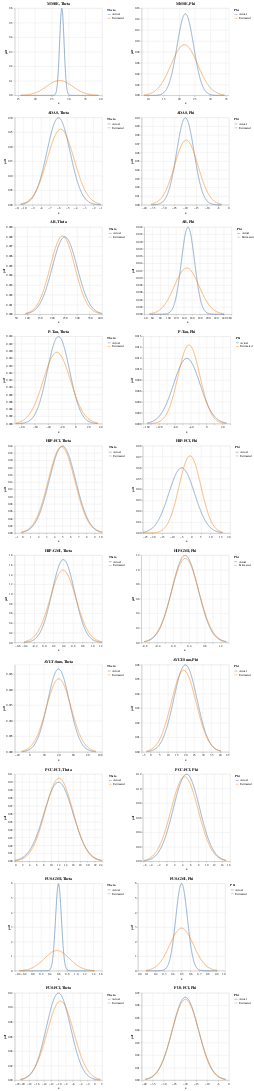

The notebook cell this image was saved under:
### Code cell
charts = []
for n in biomarkers: 
    theta_mean, theta_std, theta_mean_est, theta_std_est, phi_mean, phi_std, phi_mean_est, phi_std_est = obtain_theta_phi_params(
    n, estimate_df, truth)
    mean1, std1 = theta_mean, theta_std
    mean2, std2 = theta_mean_est, theta_std_est

    # Generating points on the x axis
    x_thetas = np.linspace(min(mean1 - 3*std1, mean2 - 3*std2), 
                    max(mean1 + 3*std1, mean2 + 3*std2), 1000)

    # Creating DataFrames for each distribution
    df1 = pd.DataFrame({'x': x_thetas, 'pdf': norm.pdf(x_thetas, mean1, std1), 'Distribution': 'Actual'})
    df2 = pd.DataFrame({'x': x_thetas, 'pdf': norm.pdf(x_thetas, mean2, std2), 'Distribution': 'Estimated'})

    # Combining the DataFrames
    df3 = pd.concat([df1, df2])

    # Altair plot
    chart_theta = alt.Chart(df3).mark_line().encode(
        x='x',
        y='pdf',
        color=alt.Color('Distribution:N', legend=alt.Legend(title="Theta"))
    ).properties(
        title=f'{n}, Theta'
        )

    mean1, std1 = phi_mean, phi_std
    mean2, std2 = phi_mean_est, phi_std_est

    # Generating points on the x axis
    x_phis = np.linspace(min(mean1 - 3*std1, mean2 - 3*std2), 
                    max(mean1 + 3*std1, mean2 + 3*std2), 1000)

    # Creating DataFrames for each distribution
    df1 = pd.DataFrame({'x': x_phis, 'pdf': norm.pdf(x_phis, mean1, std1), 'Distribution': 'Actual'})
    df2 = pd.DataFrame({'x': x_phis, 'pdf': norm.pdf(x_phis, mean2, std2), 'Distribution': 'Estimated'})

    # Combining the DataFrames
    df3 = pd.concat([df1, df2])

    # Altair plot
    chart_phi = alt.Chart(df3).mark_line().encode(
        x='x',
        y='pdf',
        color=alt.Color('Distribution:N', legend=alt.Legend(title="Phi"))
    ).properties(
        title=f'{n}, Phi'
        )
    
    # Concatenate theta and phi charts horizontally
    hconcat_chart = alt.hconcat(chart_theta, chart_phi).resolve_scale(color="independent")

    # Append the concatenated chart to the list of charts
    charts.append(hconcat_chart)
# Concatenate all the charts vertically
final_chart = alt.vconcat(*charts)

# Display the final chart
final_chart.display()

### Figure 1 — Vega-Lite specification as saved in the notebook (floating-point values rounded to 4 significant figures; data arrays with more than 128 entries replaced by an {"elided": "..."} marker saying what was removed)
{"config": {"view": {"continuousWidth": 300, "continuousHeight": 300}}, "vconcat": [{"hconcat": [{"data": {"name": "data-9e5cad9b45e57ce08df47a637840e8bf"}, "mark": {"type": "line"}, "encoding": {"color": {"field": "Distribution", "legend": {"title": "Theta"}, "type": "nominal"}, "x": {"field": "x", "type": "quantitative"}, "y": {"field": "pdf", "type": "quantitative"}}, "title": "MMSE, Theta"}, {"data": {"name": "data-edf161a66cfae4c3b74960d19dd81349"}, "mark": {"type": "line"}, "encoding": {"color": {"field": "Distribution", "legend": {"title": "Phi"}, "type": "nominal"}, "x": {"field": "x", "type": "quantitative"}, "y": {"field": "pdf", "type": "quantitative"}}, "title": "MMSE, Phi"}], "resolve": {"scale": {"color": "independent"}}}, {"hconcat": [{"data": {"name": "data-fe20d911932a6a5ae7ea9d51c9287cdc"}, "mark": {"type": "line"}, "encoding": {"color": {"field": "Distribution", "legend": {"title": "Theta"}, "type": "nominal"}, "x": {"field": "x", "type": "quantitative"}, "y": {"field": "pdf", "type": "quantitative"}}, "title": "ADAS, Theta"}, {"data": {"name": "data-96028569046ba28087c44f5dbf62bd5c"}, "mark": {"type": "line"}, "encoding": {"color": {"field": "Distribution", "legend": {"title": "Phi"}, "type": "nominal"}, "x": {"field": "x", "type": "quantitative"}, "y": {"field": "pdf", "type": "quantitative"}}, "title": "ADAS, Phi"}], "resolve": {"scale": {"color": "independent"}}}, {"hconcat": [{"data": {"name": "data-46a2ce4c753700967a85fa25008a44d7"}, "mark": {"type": "line"}, "encoding": {"color": {"field": "Distribution", "legend": {"title": "Theta"}, "type": "nominal"}, "x": {"field": "x", "type": "quantitative"}, "y": {"field": "pdf", "type": "quantitative"}}, "title": "AB, Theta"}, {"data": {"name": "data-217fc541093be68f33ccb835a1a8807b"}, "mark": {"type": "line"}, "encoding": {"color": {"field": "Distribution", "legend": {"title": "Phi"}, "type": "nominal"}, "x": {"field": "x", "type": "quantitative"}, "y": {"field": "pdf", "type": "quantitative"}}, "title": "AB, Phi"}], "resolve": {"scale": {"color": "independent"}}}, {"hconcat": [{"data": {"name": "data-b424f1bdd05c4e441ae6e49624746b78"}, "mark": {"type": "line"}, "encoding": {"color": {"field": "Distribution", "legend": {"title": "Theta"}, "type": "nominal"}, "x": {"field": "x", "type": "quantitative"}, "y": {"field": "pdf", "type": "quantitative"}}, "title": "P-Tau, Theta"}, {"data": {"name": "data-ea283cb5bbd9f374f72b9f78a9462e3a"}, "mark": {"type": "line"}, "encoding": {"color": {"field": "Distribution", "legend": {"title": "Phi"}, "type": "nominal"}, "x": {"field": "x", "type": "quantitative"}, "y": {"field": "pdf", "type": "quantitative"}}, "title": "P-Tau, Phi"}], "resolve": {"scale": {"color": "independent"}}}, {"hconcat": [{"data": {"name": "data-264fd6d234959ee7ca63ef3e7bb38cd7"}, "mark": {"type": "line"}, "encoding": {"color": {"field": "Distribution", "legend": {"title": "Theta"}, "type": "nominal"}, "x": {"field": "x", "type": "quantitative"}, "y": {"field": "pdf", "type": "quantitative"}}, "title": "HIP-FCI, Theta"}, {"data": {"name": "data-7fbd627e52facd333fa5fb7fb4e86380"}, "mark": {"type": "line"}, "encoding": {"color": {"field": "Distribution", "legend": {"title": "Phi"}, "type": "nominal"}, "x": {"field": "x", "type": "quantitative"}, "y": {"field": "pdf", "type": "quantitative"}}, "title": "HIP-FCI, Phi"}], "resolve": {"scale": {"color": "independent"}}}, {"hconcat": [{"data": {"name": "data-d0cb0b3df90e62697969e09785e9f166"}, "mark": {"type": "line"}, "encoding": {"color": {"field": "Distribution", "legend": {"title": "Theta"}, "type": "nominal"}, "x": {"field": "x", "type": "quantitative"}, "y": {"field": "pdf", "type": "quantitative"}}, "title": "HIP-GMI, Theta"}, {"data": {"name": "data-c64c8386907b4d61f76499b8380a148a"}, "mark": {"type": "line"}, "encoding": {"color": {"field": "Distribution", "legend": {"title": "Phi"}, "type": "nominal"}, "x": {"field": "x", "type": "quantitative"}, "y": {"field": "pdf", "type": "quantitative"}}, "title": "HIP-GMI, Phi"}], "resolve": {"scale": {"color": "independent"}}}, {"hconcat": [{"data": {"name": "data-60329e0d1f503e89a97e565d5852b489"}, "mark": {"type": "line"}, "encoding": {"color": {"field": "Distribution", "legend": {"title": "Theta"}, "type": "nominal"}, "x": {"field": "x", "type": "quantitative"}, "y": {"field": "pdf", "type": "quantitative"}}, "title": "AVLT-Sum, Theta"}, {"data": {"name": "data-cf2ecd13cd7398a637b2a7c951395455"}, "mark": {"type": "line"}, "encoding": {"color": {"field": "Distribution", "legend": {"title": "Phi"}, "type": "nominal"}, "x": {"field": "x", "type": "quantitative"}, "y": {"field": "pdf", "type": "quantitative"}}, "title": "AVLT-Sum, Phi"}], "resolve": {"scale": {"color": "independent"}}}, {"hconcat": [{"data": {"name": "data-d56633100abd4fb4407df0d825def4bd"}, "mark": {"type": "line"}, "encoding": {"color": {"field": "Distribution", "legend": {"title": "Theta"}, "type": "nominal"}, "x": {"field": "x", "type": "quantitative"}, "y": {"field": "pdf", "type": "quantitative"}}, "title": "PCC-FCI, Theta"}, {"data": {"name": "data-09578f61949013cf2efaad23ec870f09"}, "mark": {"type": "line"}, "encoding": {"color": {"field": "Distribution", "legend": {"title": "Phi"}, "type": "nominal"}, "x": {"field": "x", "type": "quantitative"}, "y": {"field": "pdf", "type": "quantitative"}}, "title": "PCC-FCI, Phi"}], "resolve": {"scale": {"color": "independent"}}}, {"hconcat": [{"data": {"name": "data-674453953ebf434b229234415b43a646"}, "mark": {"type": "line"}, "encoding": {"color": {"field": "Distribution", "legend": {"title": "Theta"}, "type": "nominal"}, "x": {"field": "x", "type": "quantitative"}, "y": {"field": "pdf", "type": "quantitative"}}, "title": "FUS-GMI, Theta"}, {"data": {"name": "data-2b6c4fa3df5b9381ab7b00ca3bd6961f"}, "mark": {"type": "line"}, "encoding": {"color": {"field": "Distribution", "legend": {"title": "Phi"}, "type": "nominal"}, "x": {"field": "x", "type": "quantitative"}, "y": {"field": "pdf", "type": "quantitative"}}, "title": "FUS-GMI, Phi"}], "resolve": {"scale": {"color": "independent"}}}, {"hconcat": [{"data": {"name": "data-9fafb1275dd576821344e4c191d3e553"}, "mark": {"type": "line"}, "encoding": {"color": {"field": "Distribution", "legend": {"title": "Theta"}, "type": "nominal"}, "x": {"field": "x", "type": "quantitative"}, "y": {"field": "pdf", "type": "quantitative"}}, "title": "FUS-FCI, Theta"}, {"data": {"name": "data-ef6f4cb1f39a60b907f5126d7277b5c0"}, "mark": {"type": "line"}, "encoding": {"color": {"field": "Distribution", "legend": {"title": "Phi"}, "type": "nominal"}, "x": {"field": "x", "type": "quantitative"}, "y": {"field": "pdf", "type": "quantitative"}}, "title": "FUS-FCI, Phi"}], "resolve": {"scale": {"color": "independent"}}}], "$schema": "https://vega.github.io/schema/vega-lite/v5.16.3.json", "datasets": {"data-9e5cad9b45e57ce08df47a637840e8bf": {"elided": "2000 records"}, "data-edf161a66cfae4c3b74960d19dd81349": {"elided": "2000 records"}, "data-fe20d911932a6a5ae7ea9d51c9287cdc": {"elided": "2000 records"}, "data-96028569046ba28087c44f5dbf62bd5c": {"elided": "2000 records"}, "data-46a2ce4c753700967a85fa25008a44d7": {"elided": "2000 records"}, "data-217fc541093be68f33ccb835a1a8807b": {"elided": "2000 records"}, "data-b424f1bdd05c4e441ae6e49624746b78": {"elided": "2000 records"}, "data-ea283cb5bbd9f374f72b9f78a9462e3a": {"elided": "2000 records"}, "data-264fd6d234959ee7ca63ef3e7bb38cd7": {"elided": "2000 records"}, "data-7fbd627e52facd333fa5fb7fb4e86380": {"elided": "2000 records"}, "data-d0cb0b3df90e62697969e09785e9f166": {"elided": "2000 records"}, "data-c64c8386907b4d61f76499b8380a148a": {"elided": "2000 records"}, "data-60329e0d1f503e89a97e565d5852b489": {"elided": "2000 records"}, "data-cf2ecd13cd7398a637b2a7c951395455": {"elided": "2000 records"}, "data-d56633100abd4fb4407df0d825def4bd": {"elided": "2000 records"}, "data-09578f61949013cf2efaad23ec870f09": {"elided": "2000 records"}, "data-674453953ebf434b229234415b43a646": {"elided": "2000 records"}, "data-2b6c4fa3df5b9381ab7b00ca3bd6961f": {"elided": "2000 records"}, "data-9fafb1275dd576821344e4c191d3e553": {"elided": "2000 records"}, "data-ef6f4cb1f39a60b907f5126d7277b5c0": {"elided": "2000 records"}}}
